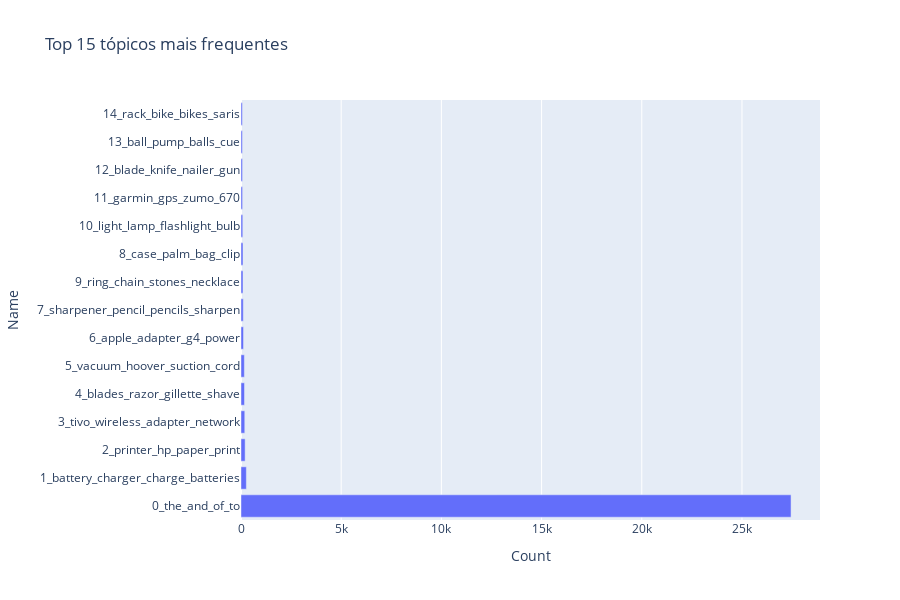

Notebook source saved alongside this figure:
### Code cell
# bar plot
import plotly.express as px

df_plot = topic_info[topic_info.Topic >= 0].sort_values("Count", ascending=False).head(15)

fig = px.bar(
    df_plot,
    x="Count",
    y="Name",
    orientation="h",
    title="Top 15 tópicos mais frequentes",
    height=600
)

fig.show()

### Figure 1 — Plotly figure (JSON) as saved in the notebook; plotly's stock layout.template omitted (floating-point values rounded to 4 significant figures)
{"data": [{"hovertemplate": "Count=%{x}<br>Name=%{y}<extra></extra>", "legendgroup": "", "marker": {"color": "#636efa", "pattern": {"shape": ""}}, "name": "", "orientation": "h", "showlegend": false, "textposition": "auto", "type": "bar", "x": [27449, 267, 206, 188, 173, 167, 124, 113, 100, 100, 89, 79, 77, 70, 69], "xaxis": "x", "y": ["0_the_and_of_to", "1_battery_charger_charge_batteries", "2_printer_hp_paper_print", "3_tivo_wireless_adapter_network", "4_blades_razor_gillette_shave", "5_vacuum_hoover_suction_cord", "6_apple_adapter_g4_power", "7_sharpener_pencil_pencils_sharpen", "9_ring_chain_stones_necklace", "8_case_palm_bag_clip", "10_light_lamp_flashlight_bulb", "11_garmin_gps_zumo_670", "12_blade_knife_nailer_gun", "13_ball_pump_balls_cue", "14_rack_bike_bikes_saris"], "yaxis": "y"}], "layout": {"barmode": "relative", "height": 600, "legend": {"tracegroupgap": 0}, "title": {"text": "Top 15 tópicos mais frequentes"}, "xaxis": {"anchor": "y", "domain": [0, 1], "title": {"text": "Count"}}, "yaxis": {"anchor": "x", "domain": [0, 1], "title": {"text": "Name"}}}}
